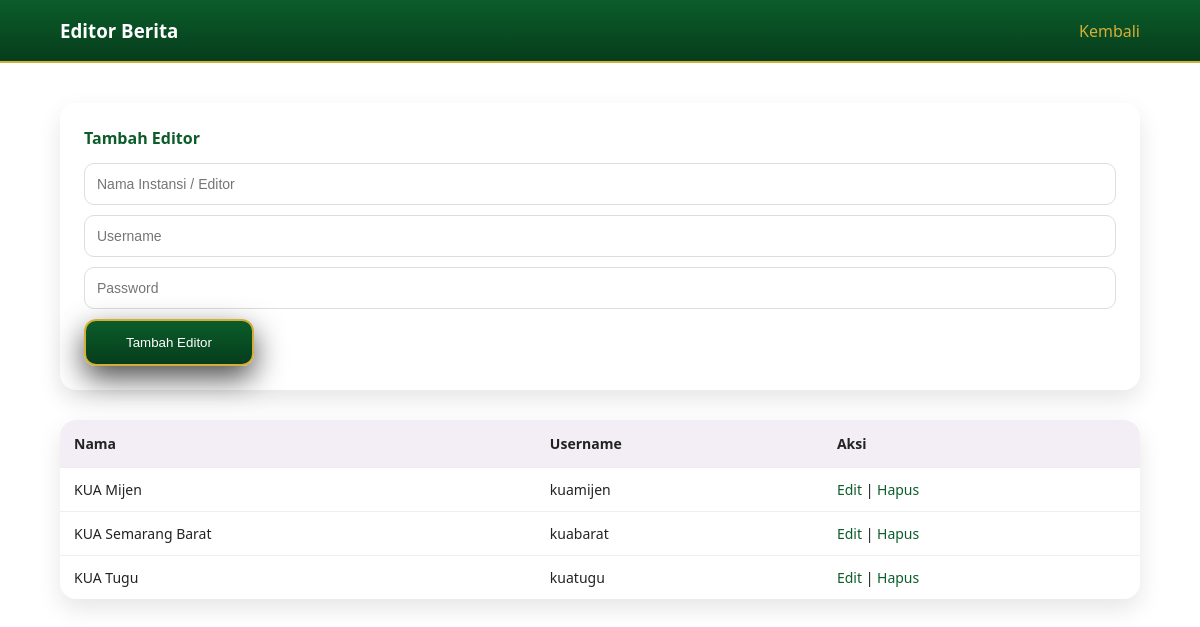
The app's page /admin/editor.php (signed in), older data.
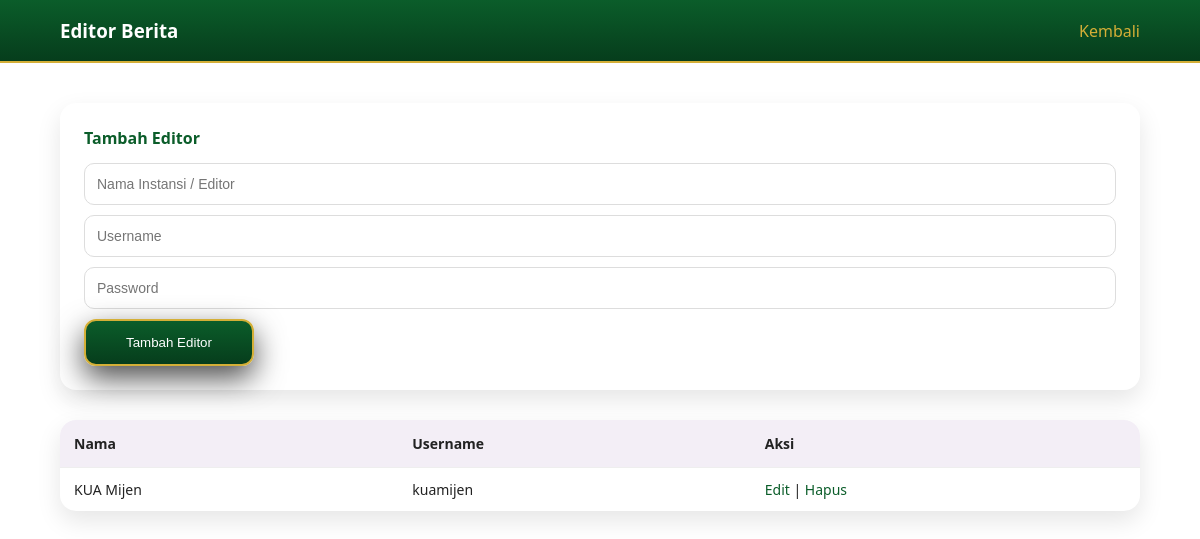
The same page, newer data.
### tables this page shows
CREATE TABLE `editor` (
  `id` int(11) NOT NULL,
  `nama` varchar(100) DEFAULT NULL,
  `username` varchar(50) DEFAULT NULL,
  `password` varchar(100) DEFAULT NULL
);

### admin/editor.php (the view, shortened to what this page needs)
<?php
include '../config/db.php';
$edit = null;
$data = mysqli_query($conn, "SELECT * FROM editor ORDER BY nama ASC");
?>
<!DOCTYPE html>
<html lang="id">
<head>
  <link rel="stylesheet" href="../css/style.css">
</head>
<body>
<div class="admin-header">
  <div class="container">
    <h3>Editor Berita</h3>
    <a href="dashboard.php">Kembali</a>
  </div>
</div>
<div class="container" style="padding:40px 0;">
  <form method="post" class="admin-box">
    <h4><?php echo $edit ? 'Edit Editor' : 'Tambah Editor'; ?></h4>
    <input type="text" name="nama" placeholder="Nama Instansi / Editor" required
           value="<?php echo $edit['nama'] ?? ''; ?>">
    <input type="text" name="username" placeholder="Username" required
           value="<?php echo $edit['username'] ?? ''; ?>">
    <input type="password" name="password"
           placeholder="<?php echo $edit ? 'Kosongkan jika tidak ganti password' : 'Password'; ?>">
    <button class="btn-primary">
      <?php echo $edit ? 'Simpan Perubahan' : 'Tambah Editor'; ?>
    </button>
  </form>
  <table class="admin-table">
    <tr>
      <th>Nama</th>
      <th>Username</th>
      <th>Aksi</th>
    </tr>
    <?php while ($e = mysqli_fetch_assoc($data)): ?>
      <tr>
        <td><?php echo $e['nama']; ?></td>
        <td><?php echo $e['username']; ?></td>
        <td>
          <a href="?edit=<?php echo $e['id_editor']; ?>">Edit</a> |
          <a href="?hapus=<?php echo $e['id_editor']; ?>" onclick="return confirm('Hapus editor ini?')">Hapus</a>
        </td>
      </tr>
    <?php endwhile; ?>
  </table>
</div>
</body>
</html>

Row changes from the older to the newer data that the page shows:
removed editor: nama "KUA Semarang Barat", username "kuabarat"
removed editor: nama "KUA Tugu", username "kuatugu"
